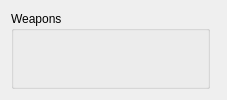
       <widget class="QWidget" name="tab_4">
        <attribute name="title">
         <string>Weapons</string>
        </attribute>
        <layout class="QGridLayout" name="gridLayout_7">
         <item row="0" column="0">
          <layout class="QHBoxLayout" name="horizontalLayout_11" stretch="0,1">
           <item>
            <widget class="QGroupBox" name="groupBoxWeapons">
             <property name="minimumSize">
              <size>
               <width>0</width>
               <height>0</height>
              </size>
             </property>
             <property name="maximumSize">
              <size>
               <width>16777215</width>
               <height>16777215</height>
              </size>
             </property>
             <property name="title">
              <string>Weapons</string>
             </property>
             <layout class="QGridLayout" name="gridLayout_19">
              <item row="0" column="0">
               <widget class="PanelSuperList" name="panelSuperListWeapons" native="true">
                <property name="minimumSize">
                 <size>
                  <width>175</width>
                  <height>0</height>
                 </size>
                </property>
                <property name="maximumSize">
                 <size>
                  <width>175</width>
                  <height>16777215</height>
                 </size>
                </property>
               </widget>
              </item>
             </layout>
            </widget>
           </item>
           <item>
            <widget class="PanelDatasCommonSkillItem" name="panelDatasWeapons" native="true"/>
           </item>
          </layout>
         </item>
        </layout>
       </widget>
